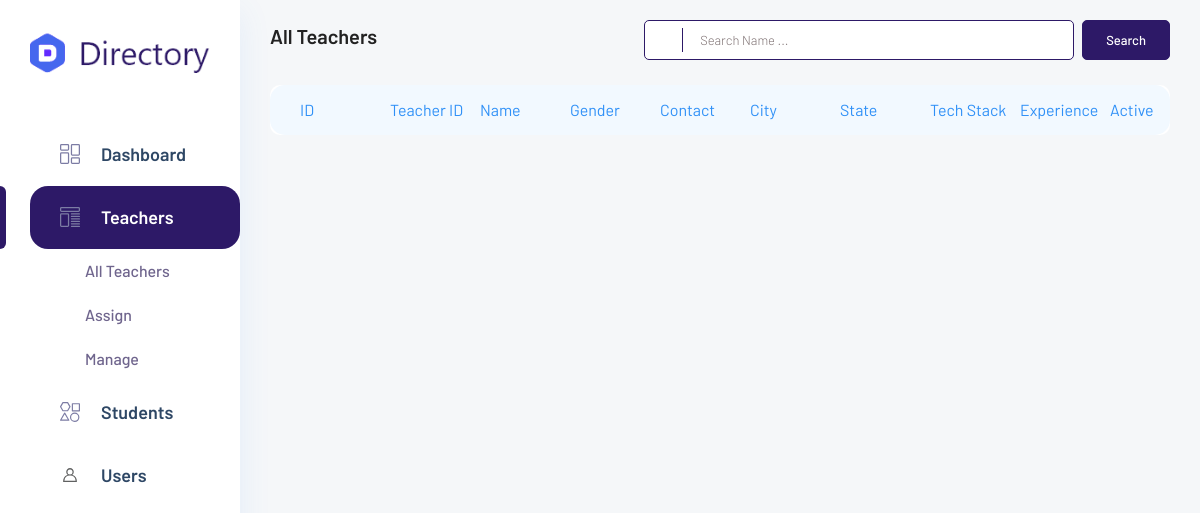
Before: /admin/Dashboard/all_teacher.php with the older database file.
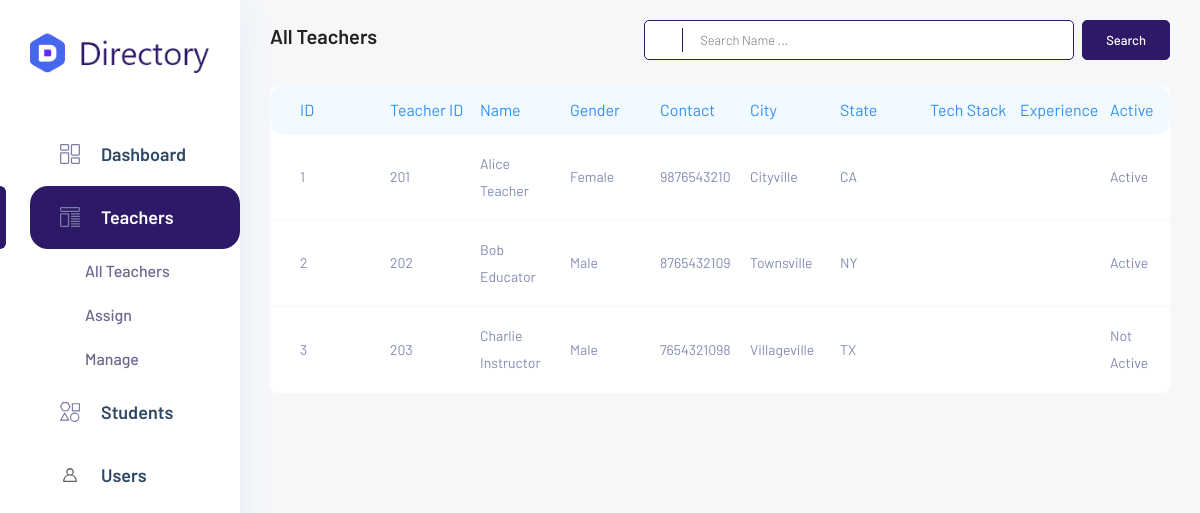
After: the same page with the newer database file.
### tables this page shows
CREATE TABLE `teacher` (
  `id` int(11) NOT NULL,
  `teacher_id` int(255) NOT NULL,
  `profile_photo` varchar(255) NOT NULL,
  `name` varchar(255) NOT NULL,
  `email` varchar(255) NOT NULL,
  `contact` varchar(20) NOT NULL,
  `age` varchar(20) NOT NULL,
  `gender` varchar(20) NOT NULL,
  `tech_stake` varchar(255) NOT NULL,
  `Experience` varchar(255) NOT NULL,
  `resume` varchar(255) NOT NULL,
  `address` varchar(255) NOT NULL,
  `city` varchar(255) NOT NULL,
  `state` varchar(50) NOT NULL,
  `pin` varchar(20) NOT NULL,
  `created_at` datetime NOT NULL DEFAULT current_timestamp(),
  `active` int(11) NOT NULL DEFAULT 0,
  `verified` int(11) NOT NULL DEFAULT 0
);

### admin/Dashboard/all_teacher.php (the view, shortened to what the changed rows need)
<?php
include ('includes/config.php');
$sql = "SELECT * FROM teacher";
$result = $dbh->query($sql);
$teachers = $result->fetchAll(PDO::FETCH_ASSOC);
?>
<!DOCTYPE html>
<html lang="zxx">
<head>
    <link rel="stylesheet" href="css/bootstrap1.min.css">
    <link rel="stylesheet" href="vendors/themefy_icon/themify-icons.css">
    <link rel="stylesheet" href="vendors/swiper_slider/css/swiper.min.css">
    <link rel="stylesheet" href="vendors/select2/css/select2.min.css">
    <link rel="stylesheet" href="vendors/niceselect/css/nice-select.css">
    <link rel="stylesheet" href="vendors/owl_carousel/css/owl.carousel.css">
    <link rel="stylesheet" href="vendors/gijgo/gijgo.min.css">
    <link rel="stylesheet" href="vendors/font_awesome/css/all.min.css">
    <link rel="stylesheet" href="vendors/tagsinput/tagsinput.css">
    <link rel="stylesheet" href="vendors/datatable/css/jquery.dataTables.min.css">
    <link rel="stylesheet" href="vendors/datatable/css/responsive.dataTables.min.css">
    <link rel="stylesheet" href="vendors/datatable/css/buttons.dataTables.min.css">
    <link rel="stylesheet" href="vendors/text_editor/summernote-bs4.css">
    <link rel="stylesheet" href="vendors/morris/morris.css">
    <link rel="stylesheet" href="vendors/material_icon/material-icons.css">
    <link rel="stylesheet" href="css/metisMenu.css">
    <link rel="stylesheet" href="css/style1.css">
    <link rel="stylesheet" href="css/colors/default.css" id="colorSkinCSS">
</head>
<body class="crm_body_bg">
    <section class="main_content dashboard_part">
        <div class="main_content_iner ">
            <div class="container-fluid p-0">
                <div class="row justify-content-center">
                    <div class="col-12">
                        <div class="QA_section">
                            <div class="QA_table mb_30 table-container">
                                <table class="table lms_table_active" style="table-layout: fixed; width: 100%;">
                                    <col style="width: 20px;">
                                    <col style="width: 20px;">
                                    <col style="width: 20px;">
                                    <col style="width: 20px;">
                                    <col style="width: 20px;">
                                    <col style="width: 20px;">
                                    <col style="width: 20px;">
                                    <col style="width: 20px;">
                                    <col style="width: 20px;">
                                    <col style="width: 20px;">
                                    <thead>
                                        <tr>
                                            <th scope="col">ID</th>
                                            <th scope="col">Teacher ID</th>
                                            <th scope="col">Name</th>
                                            <th scope="col">Gender</th>
                                            <th scope="col">Contact</th>
                                            <th scope="col">City</th>
                                            <th scope="col">State</th>
                                            <th scope="col">Tech Stack</th>
                                            <th scope="col">Experience</th>
                                            <th scope="col">Active</th>
                                        </tr>
                                    </thead>
                                    <tbody>
                                        <?php foreach ($teachers as $teacher): ?>
                                            <tr>
                                                <td>
                                                    <?php echo $teacher['id']; ?>
                                                </td>
                                                <td>
                                                    <?php echo $teacher['teacher_id']; ?>
                                                </td>
                                                <td>
                                                    <?php echo $teacher['name']; ?>
                                                </td>
                                                <td>
                                                    <?php echo $teacher['gender']; ?>
                                                </td>
                                                <td>
                                                    <?php echo $teacher['contact']; ?>
                                                </td>
                                                <td>
                                                    <?php echo $teacher['city']; ?>
                                                </td>
                                                <td>
                                                    <?php echo $teacher['state']; ?>
                                                </td>
                                                <td>
                                                </td>
                                                <td>
                                                </td>
                                                <td>
                                                    <?php echo $teacher['active'] == 1 ? 'Active' : 'Not Active'; ?>
                                                </td>
                                            </tr>
                                        <?php endforeach; ?>
                                    </tbody>
                                </table>
                            </div>
                        </div>
                    </div>
                </div>
            </div>
        </div>
    </section>
</body>
</html>

Changed rows visible on the page:
added teacher: id "1", teacher "201", name "Alice Teacher", gender "Female", contact "9876543210", city "Cityville", state "CA", active "Active"
added teacher: id "2", teacher "202", name "Bob Educator", gender "Male", contact "8765432109", city "Townsville", state "NY", active "Active"
added teacher: id "3", teacher "203", name "Charlie Instructor", gender "Male", contact "7654321098", city "Villageville", state "TX", active "Not Active"
